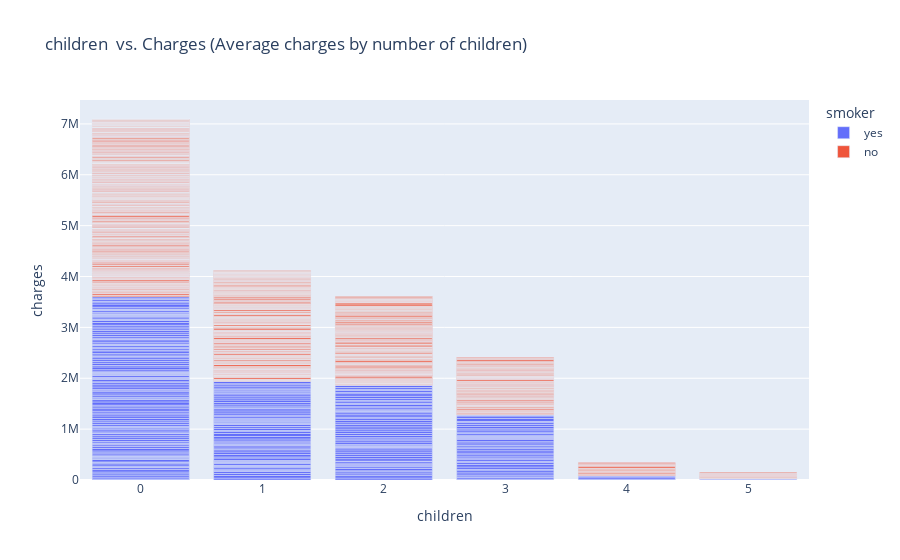

The code cell stored with this chart in its notebook:
### Markdown cell above
### Children vs. Charges

### Code cell
# children vs. charges distribution 
grouped_df = df_cleaned.groupby('children')['charges'].mean() # group the dataset by 'children' and  calculate the average value of charges for each group
x = df_cleaned['children'] # extract the 'children' column 
y = df_cleaned['charges'] # extract the 'charges' column
color = df_cleaned['smoker'] # extract the 'smoker' column for the color 
title = "children  vs. Charges (Average charges by number of children)" # title of the figure
fig = px.bar(df_cleaned, x=x, y=y,color=color, title=title) # create the bar plot 
fig.show() # display the figure

### Figure 1 — Plotly figure (JSON) as saved in the notebook; plotly's stock layout.template omitted (floating-point values rounded to 4 significant figures; data arrays with more than 128 entries replaced by an {"elided": "..."} marker saying what was removed)
{"data": [{"alignmentgroup": "True", "hovertemplate": "smoker=yes<br>children=%{x}<br>charges=%{y}<extra></extra>", "legendgroup": "yes", "marker": {"color": "#636efa", "pattern": {"shape": ""}}, "name": "yes", "offsetgroup": "yes", "orientation": "v", "showlegend": true, "textposition": "auto", "type": "bar", "x": {"elided": "274 int values"}, "xaxis": "x", "y": {"elided": "274 float values"}, "yaxis": "y"}, {"alignmentgroup": "True", "hovertemplate": "smoker=no<br>children=%{x}<br>charges=%{y}<extra></extra>", "legendgroup": "no", "marker": {"color": "#EF553B", "pattern": {"shape": ""}}, "name": "no", "offsetgroup": "no", "orientation": "v", "showlegend": true, "textposition": "auto", "type": "bar", "x": {"elided": "1063 int values"}, "xaxis": "x", "y": {"elided": "1063 float values"}, "yaxis": "y"}], "layout": {"autosize": true, "barmode": "relative", "legend": {"title": {"text": "smoker"}, "tracegroupgap": 0}, "title": {"text": "children  vs. Charges (Average charges by number of children)"}, "xaxis": {"anchor": "y", "autorange": true, "domain": [0, 1], "range": [-0.5, 5.5], "title": {"text": "children"}, "type": "linear"}, "yaxis": {"anchor": "x", "autorange": true, "domain": [0, 1], "range": [0, 7470000.0], "title": {"text": "charges"}, "type": "linear"}}}
